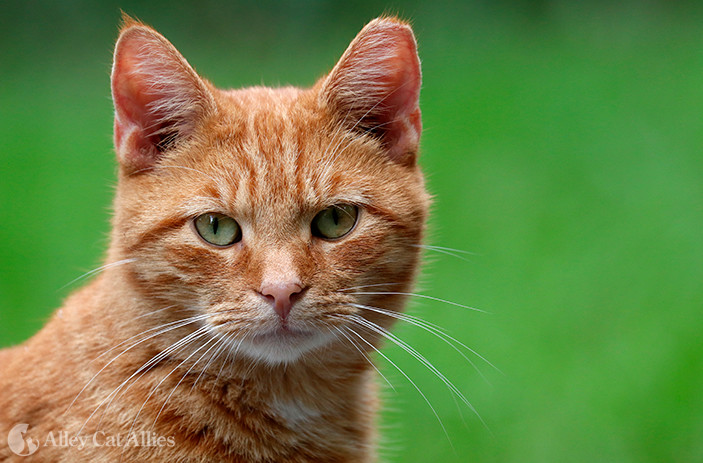
#> input picture cat.jpg, 703 x 463 px
$ jupyter execute 2.ipynb
#> lines starting #> are read from the running program, lines starting #| are printed output that depends on the picture
[cell 1]
import cv2
import matplotlib.pyplot as plt

[cell 2]
print(cv2.__version__)

[cell 3]
image_path = './cat.jpg' # 1st image
image_path_2 = './cat2.jpg' # 2nd image

[cell 4]
img = cv2.imread(image_path)
#> img is the input picture: shape (463, 703, 3); mean B, G, R 68.6, 129.3, 105.4
img_2 = cv2.imread(image_path_2)
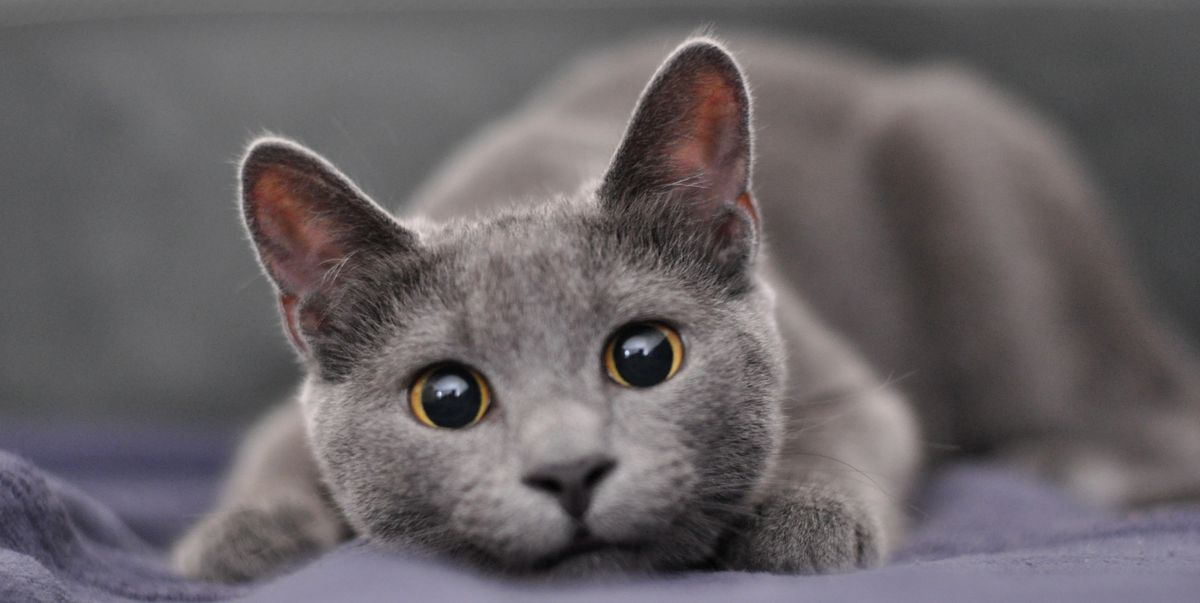
#> input picture cat2.jpg, 1200 x 603 px
#> img_2 is the input picture: shape (603, 1200, 3); mean B, G, R 101.2, 98.5, 104.1

[cell 5]
# Window name in which image is displayed
window_name = 'image'

# Using cv2.imshow() method
# Displaying the image
cv2.imshow(window_name, img)

cv2.imshow(window_name, img_2)

# waits for user to press any key
# (this is necessary to avoid Python kernel form crashing)
cv2.waitKey(0)

# closing all open windows

cv2.destroyAllWindows()

cv2.waitKey(1)

[cell 6]
img.shape
#> Out = (463, 703, 3)

[cell 7]
plt.imshow(cv2.cvtColor(img, cv2.COLOR_BGR2RGB))

[cell 8]
plt.subplot(1,2,1)
plt.imshow(cv2.cvtColor(img, cv2.COLOR_BGR2RGB))

plt.subplot(1,2,2)
plt.imshow(cv2.cvtColor(img_2, cv2.COLOR_BGR2RGB))
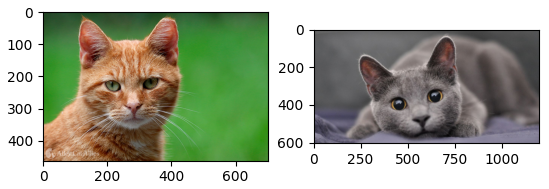
#> figure drawn by matplotlib, 2 panels
